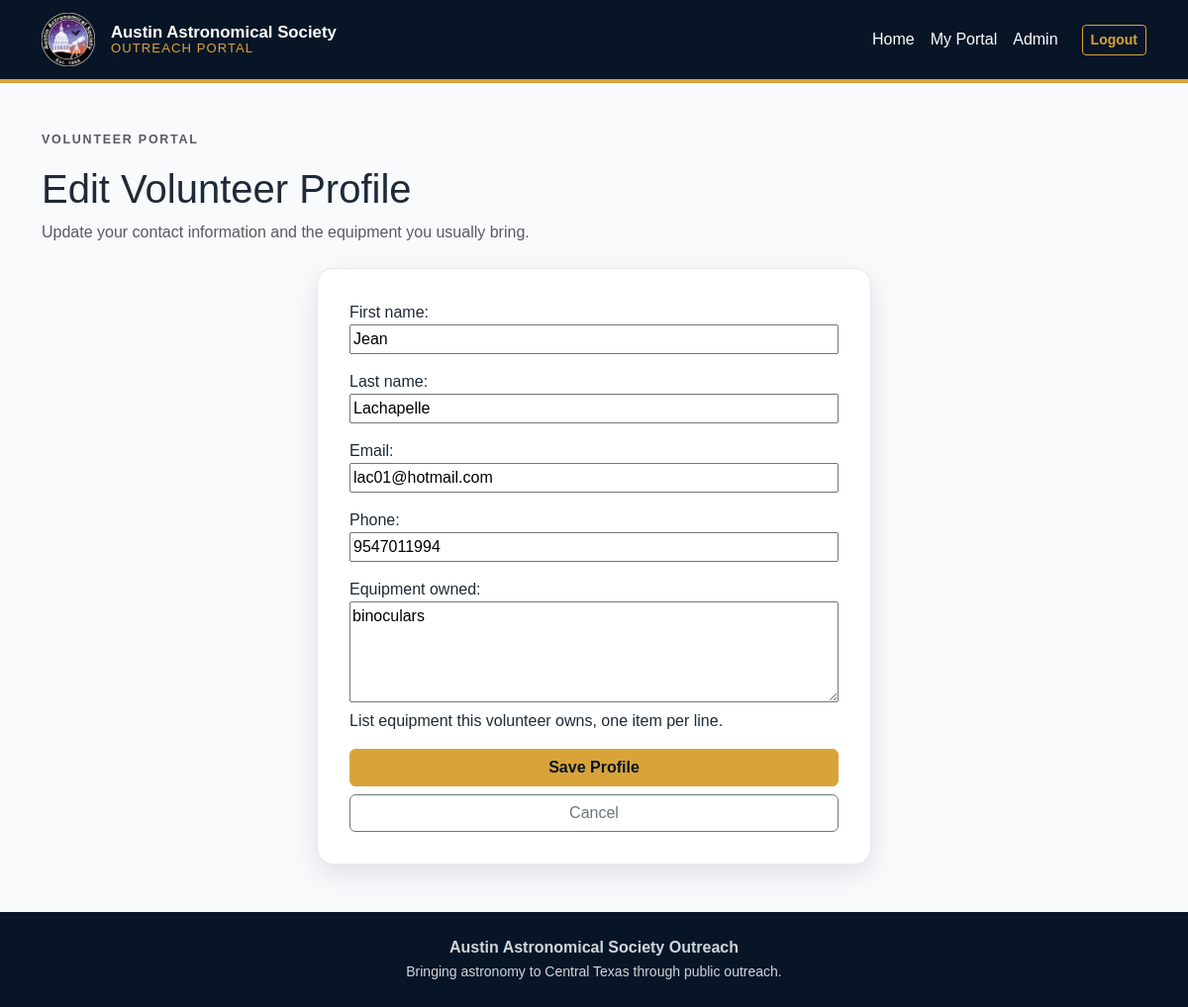
Page /portal/profile/ (signed in) on the committed database.
### outreach/models.py (models this page shows, shortened)
class Volunteer(models.Model):
    user = models.OneToOneField(
        User,
        on_delete=models.SET_NULL,
        null=True,
        blank=True,
        related_name="volunteer_profile",
    )
    first_name = models.CharField(max_length=100)
    last_name = models.CharField(max_length=100)
    email = models.EmailField(blank=True)
    phone = models.CharField(max_length=50, blank=True)
    equipment_owned = models.TextField(
        blank=True,
        help_text="List equipment this volunteer owns, one item per line."
    )
    active = models.BooleanField(default=True)
    host_trained = models.BooleanField(
        default=False,
        help_text="Check if this volunteer is trained to host events."
    )
    outreach_committee = models.BooleanField(
        default=False,
        help_text="Member of the AAS Outreach Committee"
    )
    cleared_by_pfsp = models.BooleanField(
        default=False,
        help_text="Check if this volunteer is cleared by PFSP."
    )
    notes = models.TextField(blank=True)

### outreach/views/volunteer.py (the view, shortened to what this page needs)
# urls.py: path("portal/profile/", views.edit_volunteer_profile, name="edit_volunteer_profile"),
@login_required
def edit_volunteer_profile(request):
    volunteer = getattr(request.user, "volunteer_profile", None)
    if request.method == "POST":
        form = VolunteerProfileForm(request.POST, instance=volunteer)
        if form.is_valid():
            volunteer = form.save()
            request.user.first_name = volunteer.first_name
            request.user.last_name = volunteer.last_name
            request.user.email = volunteer.email
            request.user.save()
            messages.success(request, "Your volunteer profile has been updated.")
            return redirect("volunteer_portal")
    else:
        form = VolunteerProfileForm(instance=volunteer)
    return render(
        request,
        "outreach/edit_volunteer_profile.html",
        {
            "form": form,
            "volunteer": volunteer,
        },
    )

### outreach/forms/volunteer.py
class VolunteerProfileForm(forms.ModelForm):
    class Meta:
        model = Volunteer
        fields = (
            "first_name",
            "last_name",
            "email",
            "phone",
            "equipment_owned",
        )
        widgets = {
            "equipment_owned": forms.Textarea(attrs={"rows": 4}),
        }

### outreach/templates/outreach/edit_volunteer_profile.html (shortened to what this page needs)
{% extends "outreach/base_public.html" %}
{% block content %}
<main class="container my-5">
    <section class="mb-4">
        <p class="eyebrow text-muted">Volunteer Portal</p>
        <h1>Edit Volunteer Profile</h1>
        <p class="text-muted">
            Update your contact information and the equipment you usually bring.
        </p>
    </section>
    <section class="auth-card mx-auto">
        <form method="post">
            {{ form.as_p }}
            <button type="submit" class="btn btn-aas-gold w-100">
                Save Profile
            </button>
            <a href="{% url 'volunteer_portal' %}" class="btn btn-outline-secondary w-100 mt-2">
                Cancel
            </a>
        </form>
    </section>
</main>
{% endblock %}

### outreach/static/outreach/css/public.css (style rules this page uses)
:root { --aas-midnight: #071527; --aas-navy: #0B1F3A; --aas-blue: #163B6D; --aas-blue-soft: #2C4F80; --aas-gold: #D8A43A; --aas-gold-soft: #F4D891; --aas-bg: #F8FAFC; --aas-surface: #FFFFFF; --aas-text: #1F2937; --aas-muted: #6B7280; --aas-border: #E5E7EB; --aas-radius: 16px; --aas-shadow: 0 10px 28px rgba(15, 23, 42, 0.10); }
body { background: var(--aas-bg); color: var(--aas-text); font-family: Arial, Helvetica, sans-serif; }
.btn-aas-gold { background: var(--aas-gold); border-color: var(--aas-gold); color: var(--aas-midnight); font-weight: 700; }
.eyebrow { text-transform: uppercase; letter-spacing: .14em; font-size: .78rem; font-weight: 700; }
.auth-card { max-width: 560px; background: var(--aas-surface); border: 1px solid var(--aas-border); border-radius: var(--aas-radius); box-shadow: var(--aas-shadow); padding: 2rem; }
.auth-card input, .auth-card textarea { width: 100%; }

### rows in the picture
Volunteer: first_name "Jean", last_name "Lachapelle", email "lac01@hotmail.com", phone "9547011994", equipment_owned "binoculars"
